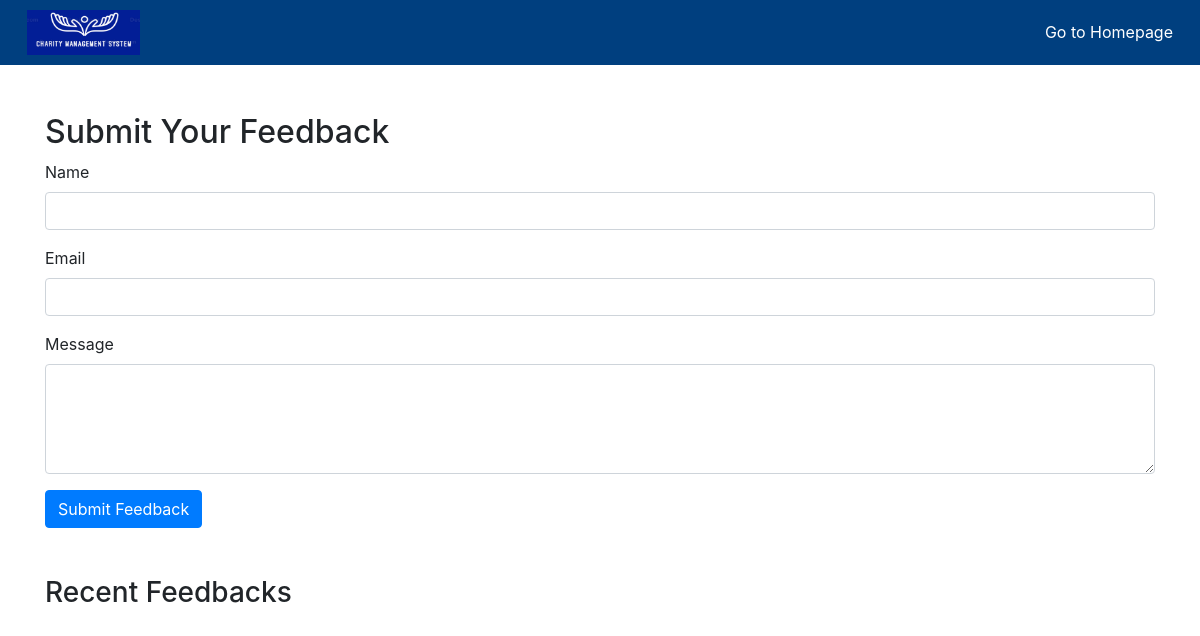
/feedback/, run on an earlier commit of the app's database.
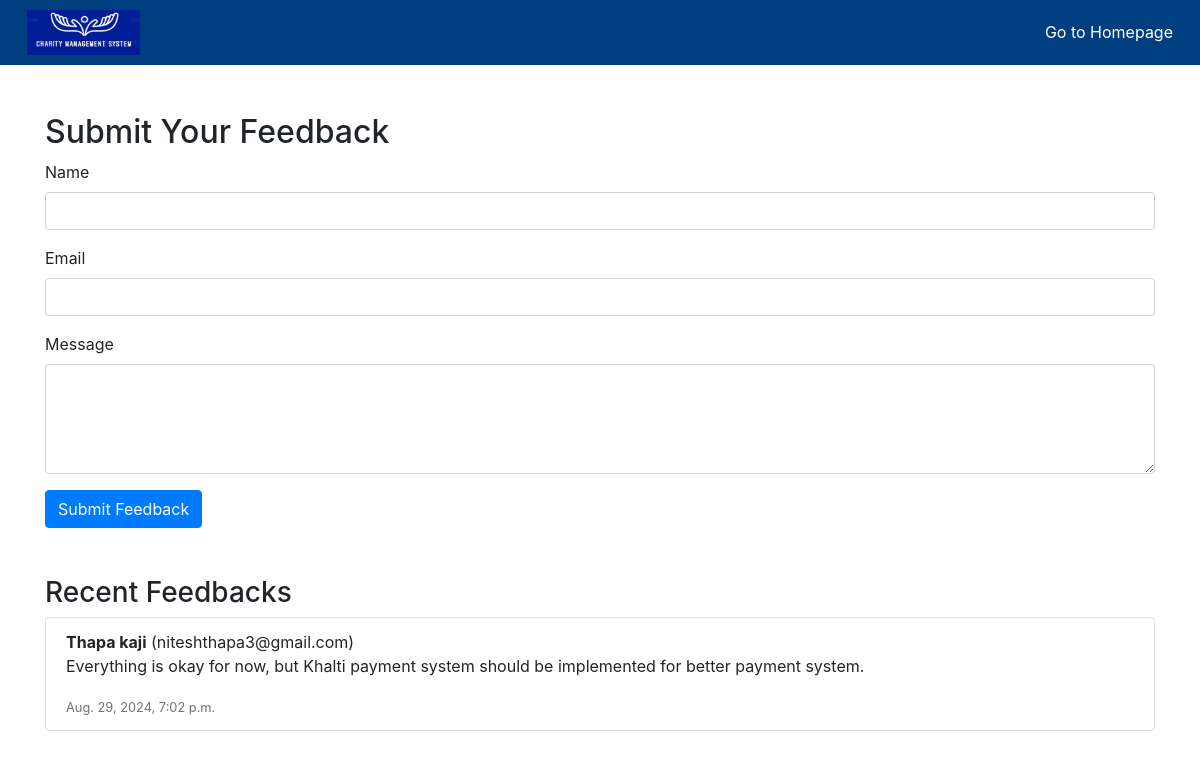
And on a later commit of the database.
### donor_management/models.py (models this page shows, shortened)
class Feedback(models.Model):
    name = models.CharField(max_length=100)
    email = models.EmailField()
    message = models.TextField()
    created_at = models.DateTimeField(auto_now_add=True)

### Charity_Project/views.py (the view)
# urls.py: path('feedback/', feedback_page, name='feedback_page'),
def feedback_page(request):
    if request.method == 'POST':
        name = request.POST.get('name')
        email = request.POST.get('email')
        message = request.POST.get('message')
        Feedback.objects.create(name=name, email=email, message=message)
        return redirect('feedback_page')  # Redirect to the same page after submitting feedback
    recent_feedbacks = Feedback.objects.all().order_by('-created_at')[:10]
    context = {
        'recent_feedbacks': recent_feedbacks
    }
    return render(request, 'feedback_page.html', context)

### Charity_Project/templates/feedback_page.html (shortened to what this page needs)
<!DOCTYPE html>
<html lang="en">
<head>
    <link rel="stylesheet" href="https://stackpath.bootstrapcdn.com/bootstrap/4.5.2/css/bootstrap.min.css">
</head>
<body>
 <header>
  {% include 'navbar.html' %}
 </header>
<div class="container mt-5">
    <h2>Submit Your Feedback</h2>
    <form method="post">
        <div class="form-group">
            <label for="name">Name</label>
            <input type="text" class="form-control" id="name" name="name" required>
        </div>
        <div class="form-group">
            <label for="email">Email</label>
            <input type="email" class="form-control" id="email" name="email" required>
        </div>
        <div class="form-group">
            <label for="message">Message</label>
            <textarea class="form-control" id="message" name="message" rows="4" required></textarea>
        </div>
        <button type="submit" class="btn btn-primary">Submit Feedback</button>
    </form>
    <h3 class="mt-5">Recent Feedbacks</h3>
    <ul class="list-group">
        {% for feedback in recent_feedbacks %}
            <li class="list-group-item">
                <strong>{{ feedback.name }}</strong> ({{ feedback.email }})<br>
                <p>{{ feedback.message }}</p>
                <small class="text-muted">{{ feedback.created_at }}</small>
            </li>
        {% endfor %}
    </ul>
</div>
</body>
</html>

What changed in the data, as far as the page shows it:
added Feedback: name "Thapa kaji", email "niteshthapa3@gmail.com", message "Everything is okay for now, but Khalti payment system should be implemented for better payment system.", created_at "Aug. 29, 2024, 7:02 p.m."
